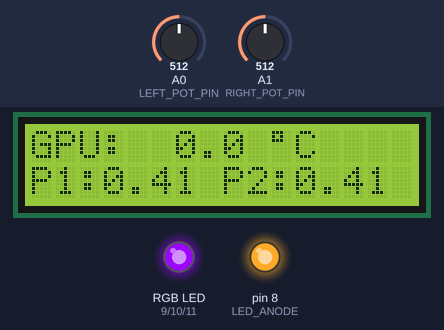
The sketch below on a simulated Arduino Micro, built with avr-gcc and run on an emulated ATmega32U4. Shown: 16×2 character LCD, an RGB LED mixed from three pins (HIGH = lit), output pins drawn as LEDs (lit = HIGH). Inputs (shaded band) come from the test bench; at power-on: A0 (LEFT_POT_PIN) = 512, A1 (RIGHT_POT_PIN) = 512. Dim RGB values are drawn brighter than linear; what the sketch prints to the serial monitor is not drawn.

Above: at 2.1 s.
2.2 s: A0 (LEFT_POT_PIN) set to 716
At 3.4 s:
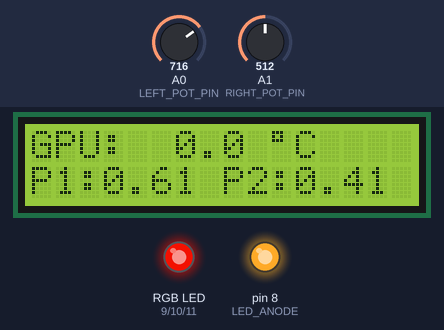
3.7 s: A0 (LEFT_POT_PIN) set to 900
At 4.8 s:
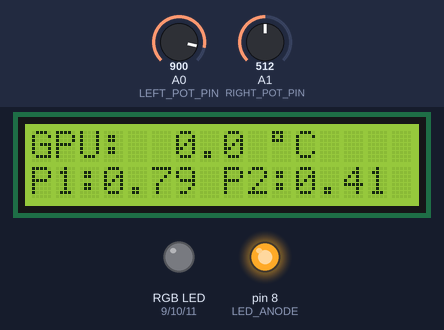
5.2 s: A0 (LEFT_POT_PIN) set to 306
At 5.9 s:
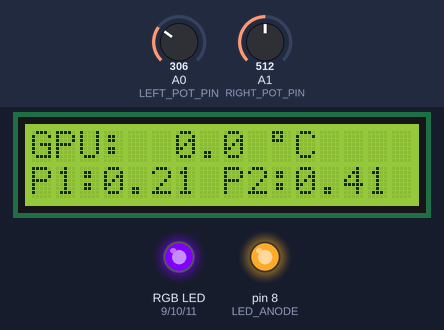
6.8 s: A0 (LEFT_POT_PIN) set to 122
At 8.0 s:
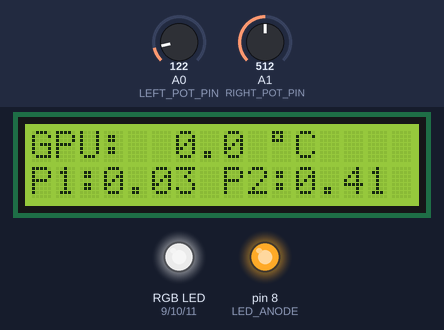
8.3 s: A1 (RIGHT_POT_PIN) set to 716
At 9.4 s:
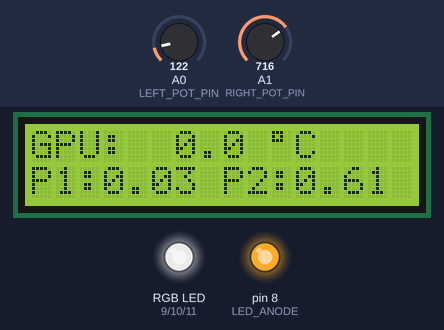
9.8 s: A0 (LEFT_POT_PIN) set to 0
At 10.6 s:
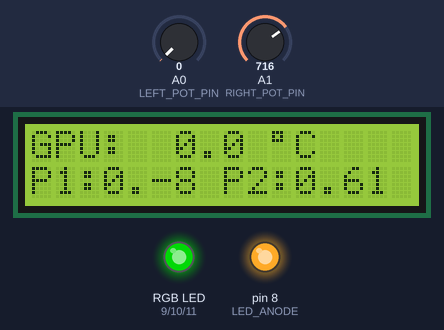
Timing chart, 0 to 12.4 s (numbered marks = the images above; inputs shaded):
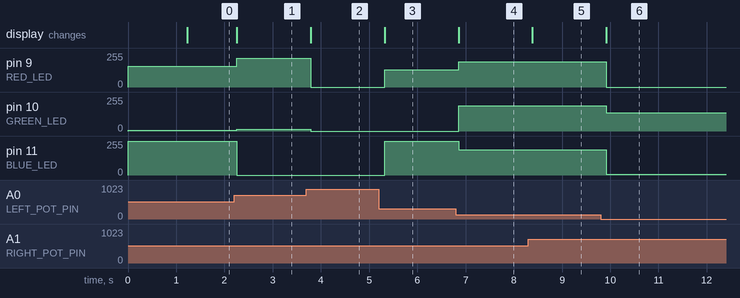

Measured:
- after the input at 2.2 s, pin 9 (RED_LED): 154/255 → 215/255 after 0.05 s; pin 10 (GREEN_LED): 7/255 → 15/255 after 0.05 s; pin 11 (BLUE_LED): 252/255 → 0/255 after 0.05 s; the display: changes after 0.05 s (image 1)
- after the input at 3.7 s, pin 9 (RED_LED): 215/255 → 0/255 after 0.09 s; pin 10 (GREEN_LED): 15/255 → 0/255 after 0.09 s; the display: changes after 0.09 s (image 2)
- after the input at 5.2 s, pin 9 (RED_LED): 0/255 → 128/255 after 0.12 s; pin 11 (BLUE_LED): 0/255 → 255/255 after 0.12 s; the display: changes after 0.12 s (image 3)
- after the input at 6.8 s, pin 9 (RED_LED): 128/255 → 191/255 after 0.05 s; pin 10 (GREEN_LED): 0/255 → 191/255 after 0.05 s; pin 11 (BLUE_LED): 255/255 → 191/255 after 0.05 s; the display: changes after 0.05 s (image 4)
- after the input at 8.3 s, the display: changes after 0.09 s (image 5)
- after the input at 9.8 s, pin 9 (RED_LED): 191/255 → 0/255 after 0.12 s; pin 10 (GREEN_LED): 191/255 → 137/255 after 0.12 s; pin 11 (BLUE_LED): 191/255 → 4/255 after 0.12 s; the display: changes after 0.12 s (image 6)

The sketch:

pc_info_lcd.ino
```cpp
#include <LiquidCrystal.h>
#include "LCD.h"
#include "Communications.h"

void setup() {
    setupLCD();
    processHardwareInputs();
    updateLCDColors();

    lcd.begin(16,2);
    lcd.clear();
    lcd.write("Hello, Dave!");
    delay(800);

    setupComs();
}

void processMessage() {
    switch(comBuffer[0]) {
        case 0x11:
            gpu_temperature = decodeFloat();
    }
}

void processHardwareInputs() {
    left_pot_updated = false;
    right_pot_updated = false;

    float temp = (float(analogRead(LEFT_POT_PIN)) - 90.0) / 1023.0;
    if (abs(temp - left_pot)  > 0.02) {
        left_pot_updated = true;
        left_pot = temp;
    }

    temp = (float(analogRead(RIGHT_POT_PIN)) - 90.0) / 1023.0;
    if (abs(temp - right_pot)  > 0.02) {
        right_pot_updated = true;
        right_pot = temp;
    }
}

float decodeFloat(){
    float f;
    byte temp[] = {comBuffer[1], comBuffer[2], comBuffer[3], comBuffer[4]};
    memcpy(&f, &temp, 4);
    return f;
}

void updateLCD(){
    lcd.setCursor(0, 0);
    char gpu_string[16] = "GPU: xx.y  C    ";
    gpu_string[10] = 223;
    char temp[4];
    dtostrf(gpu_temperature, 4, 1, temp);
    gpu_string[5] = temp[0];
    gpu_string[6] = temp[1];
    gpu_string[7] = temp[2];
    gpu_string[8] = temp[3];
    lcd.write(gpu_string);

    lcd.setCursor(0, 1);
    char pot_string[16] = "P1:xxxx P2:xxx";
    sprintf(temp, "%d.%02d", (int) left_pot, (int)(left_pot * 100) % 100);
    pot_string[3] = temp[0];
    pot_string[4] = temp[1];
    pot_string[5] = temp[2];
    pot_string[6] = temp[3];
    sprintf(temp, "%d.%02d", (int) right_pot, (int)(right_pot * 100) % 100);
    pot_string[11] = temp[0];
    pot_string[12] = temp[1];
    pot_string[13] = temp[2];
    pot_string[14] = temp[3];
    lcd.write(pot_string);
}

void loop() {
    uint8_t tries = 0;
    if ((Serial.available() % 8 == 0) and (Serial.available() > 0)){
      comBufferPtr += Serial.readBytes(comBuffer, 8);
      processMessage();
    }
    else if (Serial.available() > 0) {
        tries += 1;
        if (tries > 3) {
            while (Serial.available() > 0) {
                Serial.read();
            }
        }
    }
    delay(250);
    processHardwareInputs();
    updateLCD();
    if (left_pot_updated or right_pot_updated) {
        updateLCDColors();
    }
}
```

Communications.h
```cpp
const long BAUDRATE = 9600;
const int POT_MIN = 90, POT_MAX = 1023;

byte comBuffer[256];
uint8_t comBufferPtr = 0;

void setupComs(){
    Serial.begin(BAUDRATE);
    Serial.setTimeout(1);
    delay(100);
    Serial.println("ok");
    while(!Serial){};
}
```

LCD.h
```cpp
struct RGB {
    uint8_t red;
    uint8_t green;
    uint8_t blue;
};

const int RS = 2, EN = 3, D4 = 4, D5 = 5, D6 = 6, D7 = 7;
const int LED_ANODE = 8, RED_LED = 9, GREEN_LED = 10, BLUE_LED = 11;
const int LEFT_POT_PIN = A0, RIGHT_POT_PIN = A1;

float gpu_temperature;
float left_pot = 0, right_pot = 0;
bool left_pot_updated;
bool right_pot_updated;

const RGB COLOR_PRESETS[31] = {
    {uint8_t(0),   uint8_t(0),    uint8_t(0)},
    {uint8_t(128), uint8_t(128),  uint8_t(128)},
    {uint8_t(191), uint8_t(191),  uint8_t(191)},
    {uint8_t(255), uint8_t(255),  uint8_t(255)},

    {uint8_t(0),   uint8_t(255),  uint8_t(255)},
    {uint8_t(0),   uint8_t(255),  uint8_t(191)},
    {uint8_t(0),   uint8_t(255),  uint8_t(128)},
    {uint8_t(0),   uint8_t(191),  uint8_t(255)},
    {uint8_t(0),   uint8_t(191),  uint8_t(191)},
    {uint8_t(0),   uint8_t(191),  uint8_t(128)},
    {uint8_t(0),   uint8_t(128),  uint8_t(255)},
    {uint8_t(0),   uint8_t(128),  uint8_t(191)},
    {uint8_t(0),   uint8_t(128),  uint8_t(128)},

    {uint8_t(255), uint8_t(0),    uint8_t(255)},
    {uint8_t(255), uint8_t(0),    uint8_t(191)},
    {uint8_t(255), uint8_t(0),    uint8_t(128)},
    {uint8_t(191), uint8_t(0),    uint8_t(255)},
    {uint8_t(191), uint8_t(0),    uint8_t(191)},
    {uint8_t(191), uint8_t(0),    uint8_t(128)},
    {uint8_t(128), uint8_t(0),    uint8_t(255)},
    {uint8_t(128), uint8_t(0),    uint8_t(191)},
    {uint8_t(128), uint8_t(0),    uint8_t(128)},

    {uint8_t(255), uint8_t(255),  uint8_t(0)},
    {uint8_t(255), uint8_t(191),  uint8_t(0)},
    {uint8_t(255), uint8_t(128),  uint8_t(0)},
    {uint8_t(191), uint8_t(255),  uint8_t(0)},
    {uint8_t(191), uint8_t(191),  uint8_t(0)},
    {uint8_t(191), uint8_t(128),  uint8_t(0)},
    {uint8_t(128), uint8_t(255),  uint8_t(0)},
    {uint8_t(128), uint8_t(191),  uint8_t(0)},
    {uint8_t(128), uint8_t(128),  uint8_t(0)},
};

LiquidCrystal lcd(RS, EN, D4, D5, D6, D7);

void setBacklight(uint8_t red, uint8_t green, uint8_t blue){
    analogWrite(RED_LED, red);
    analogWrite(GREEN_LED, green);
    analogWrite(BLUE_LED, blue);
}

void setBacklight(RGB rgb){
    setBacklight(uint8_t(rgb.red),
            uint8_t(rgb.green),
            uint8_t(rgb.blue)
    );
}

void updateLCDColors(){
    uint8_t n = floor( (sizeof(COLOR_PRESETS) - 1) * left_pot);
    setBacklight(COLOR_PRESETS[n]);
}

void setupLCD() {
    digitalWrite(LED_ANODE, HIGH);
    pinMode(LED_ANODE, OUTPUT);
    pinMode(RED_LED, OUTPUT);
    pinMode(GREEN_LED, OUTPUT);
    pinMode(BLUE_LED, OUTPUT);
 }
```
